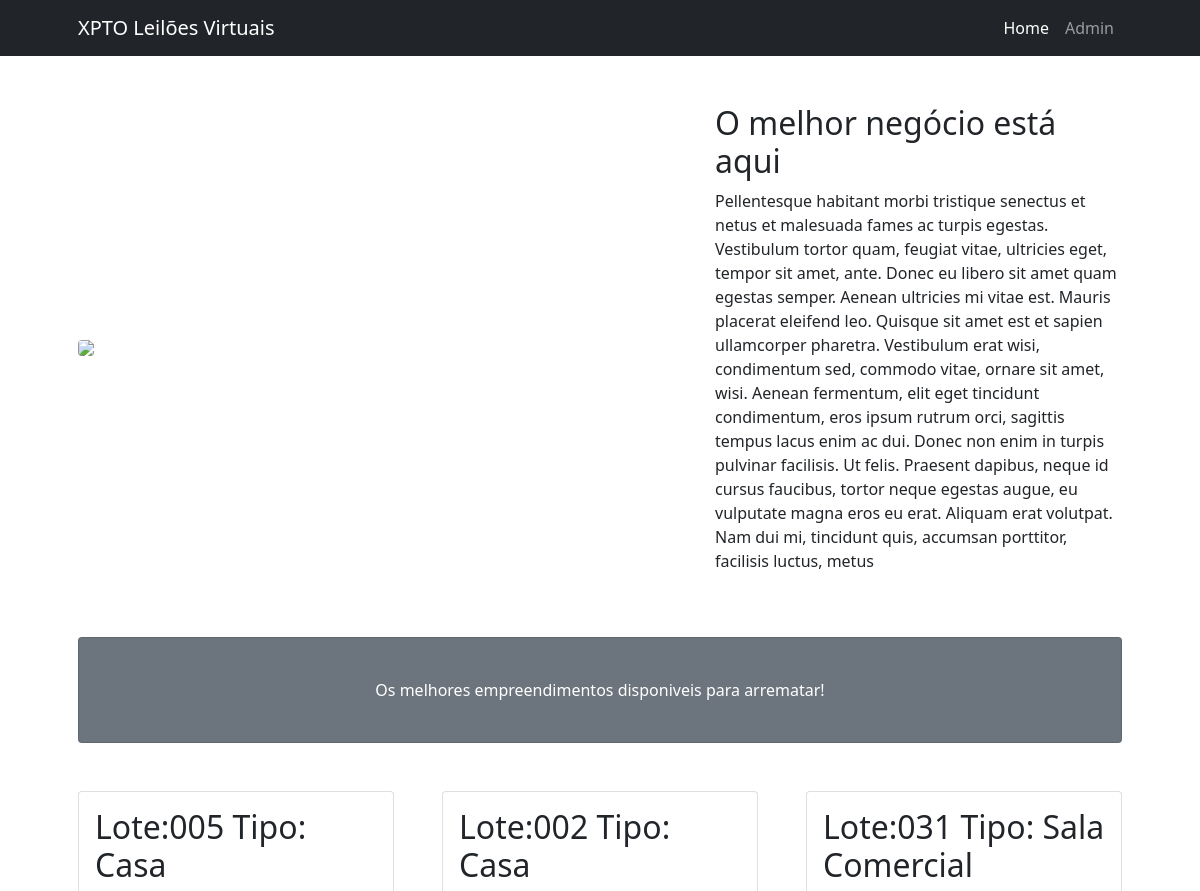
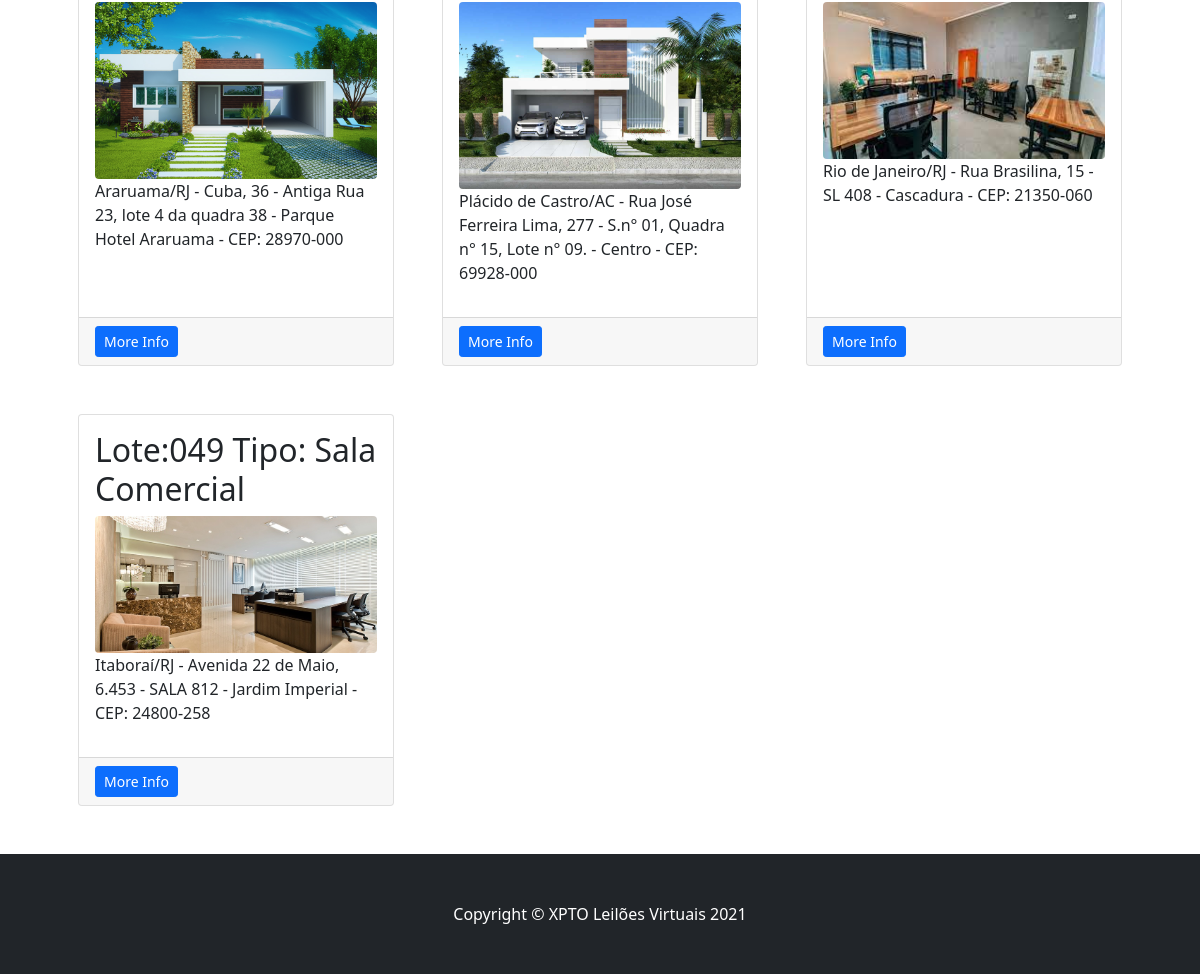
The page / on the database its author committed (2 pictures, top to bottom).
### imoveis/models.py (models this page shows, shortened)
class Imovel(models.Model):
    lote = models.CharField(max_length=100)
    endereco = models.CharField(max_length=255)
    areaconstruida = models.CharField(max_length=100)
    situacao = models.CharField(max_length=100)
    tipo = models.ForeignKey(Tipo, on_delete=models.DO_NOTHING)
    observacao = models.TextField(blank=True)
    ativo = models.BooleanField(default=True)
    foto = models.ImageField(blank=True, upload_to='fotos/%Y/%m/%d')

class Tipo(models.Model):
    nome = models.CharField(max_length=255)
    def __str__(self):
        return self.nome

### imoveis/views.py (the view)
# urls.py: path('', index, name='home'),
def index(request):
    imoveis = Imovel.objects.all()
    return render(request, 'index.html',{'imoveis':imoveis})

### imoveis/templates/index.html (shortened to what this page needs)
<!DOCTYPE html>
{% load static %}
<html lang="en">
<head>
    <link href="{% static 'css/styles.css' %}" rel="stylesheet"/>
</head>
<body>
<nav class="navbar navbar-expand-lg navbar-dark bg-dark">
    <div class="container px-5">
        <a class="navbar-brand" href="#!">XPTO Leilões Virtuais</a>
        <div class="collapse navbar-collapse" id="navbarSupportedContent">
            <ul class="navbar-nav ms-auto mb-2 mb-lg-0">
                <li class="nav-item"><a class="nav-link active" aria-current="page" href="/">Home</a></li>
                <li class="nav-item"><a class="nav-link" href="/admin">Admin</a></li>
            </ul>
        </div>
    </div>
</nav>
<div class="container px-4 px-lg-5">
    <div class="row gx-4 gx-lg-5 align-items-center my-5">
        <div class="col-lg-7"><img class="img-fluid rounded mb-4 mb-lg-0"
                                   src="https://i.graphicmama.com/blog/wp-content/uploads/2016/12/16090234/Urban_Logo_Template_small_preview.jpg"/>
        </div>
        <div class="col-lg-5">
            <h2 class="font-weight-light">O melhor negócio está aqui</h2>
            <p>Pellentesque habitant morbi tristique senectus et netus et malesuada fames ac turpis egestas. Vestibulum
                tortor quam, feugiat vitae, ultricies eget, tempor sit amet, ante. Donec eu libero sit amet quam egestas
                semper. Aenean ultricies mi vitae est. Mauris placerat eleifend leo. Quisque sit amet est et sapien
                ullamcorper pharetra. Vestibulum erat wisi, condimentum sed, commodo vitae, ornare sit amet, wisi.
                Aenean fermentum, elit eget tincidunt condimentum, eros ipsum rutrum orci, sagittis tempus lacus enim ac
                dui. Donec non enim in turpis pulvinar facilisis. Ut felis. Praesent dapibus, neque id cursus faucibus,
                tortor neque egestas augue, eu vulputate magna eros eu erat. Aliquam erat volutpat. Nam dui mi,
                tincidunt quis, accumsan porttitor, facilisis luctus, metus</p>
        </div>
    </div>
    <div class="card text-white bg-secondary my-5 py-4 text-center">
        <div class="card-body"><p class="text-white m-0">Os melhores empreendimentos disponiveis para arrematar!</p>
        </div>
    </div>
    <div class="row gx-4 gx-lg-5">
        {% for imovel in imoveis %}
        {% if imovel.ativo %}
        <div class="col-md-4 mb-5">
            <div class="card h-100">
                <div class="card-body">
                    <h2 class="card-title">Lote:{{imovel.lote}} Tipo: {{imovel.tipo}}</h2>
                    <img class="img-fluid rounded mb-4 mb-lg-0" src="media/{{imovel.foto}}">
                    <p>{{imovel.endereco}}</p>
                </div>
                <div class="card-footer"><a class="btn btn-primary btn-sm" href="#!">More Info</a></div>
            </div>
        </div>
        {% endif %}
        {% endfor %}
    </div>
</div>
<footer class="py-5 bg-dark">
    <div class="container px-4 px-lg-5"><p class="m-0 text-center text-white">Copyright &copy; XPTO Leilões Virtuais
        2021</p>
    </div>
</footer>
</body>
</html>

### rows shown on the page
Imovel: lote "005", tipo "Casa", foto (picture), endereco "Araruama/RJ - Cuba, 36 - Antiga Rua 23, lote 4 da quadra 38 - Parque Hotel Araruama - CEP: 28970-000"
Imovel: lote "002", tipo "Casa", foto (picture), endereco "Plácido de Castro/AC - Rua José Ferreira Lima, 277 - S.n° 01, Quadra n° 15, Lote n° 09. - Centro - CEP: 69928-000"
Imovel: lote "031", tipo "Sala Comercial", foto (picture), endereco "Rio de Janeiro/RJ - Rua Brasilina, 15 - SL 408 - Cascadura - CEP: 21350-060"
Imovel: lote "049", tipo "Sala Comercial", foto (picture), endereco "Itaboraí/RJ - Avenida 22 de Maio, 6.453 - SALA 812 - Jardim Imperial - CEP: 24800-258"
